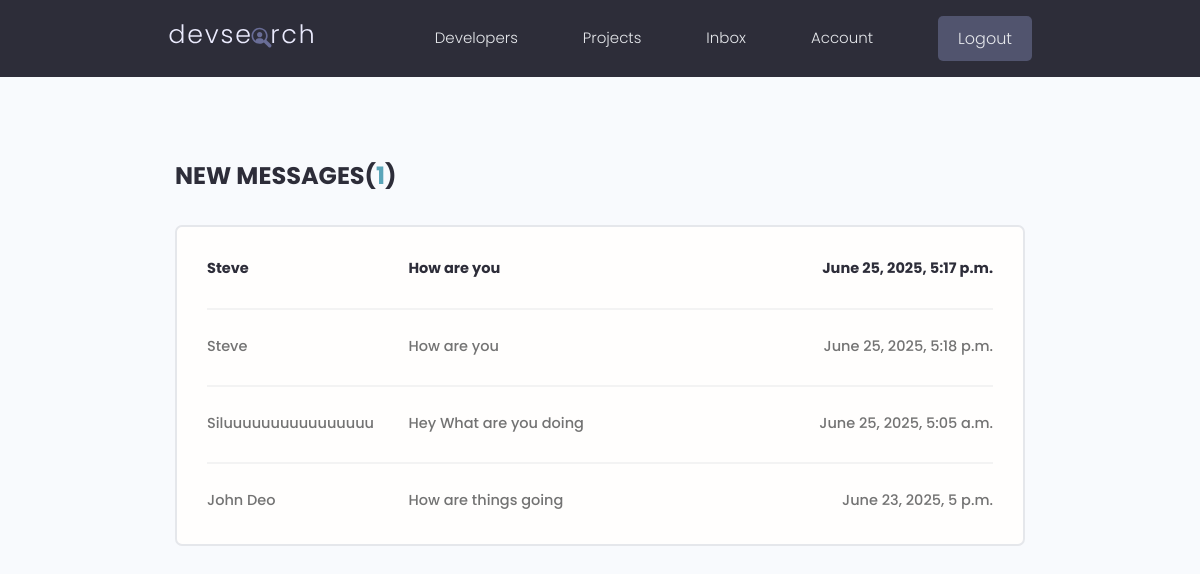
The app's page /inbox/ (signed in), older data.
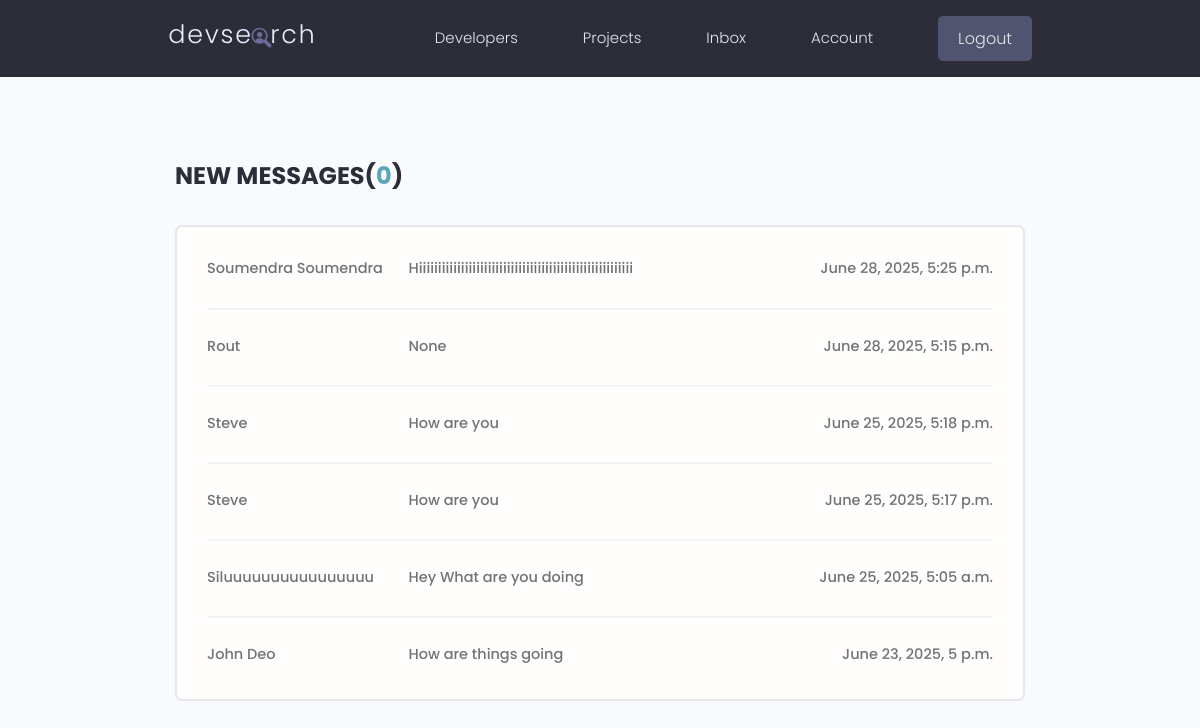
The same page, newer data.
### users/models.py (models this page shows, shortened)
class Message(models.Model):
    sender = models.ForeignKey(Profile,on_delete=models.SET_NULL,null=True,blank=True)
    recipient = models.ForeignKey(Profile,on_delete=models.SET_NULL,null=True,blank=True,related_name="messages")
    name = models.CharField(max_length=200,null=True,blank=True)
    email = models.EmailField(max_length=200,null=True,blank=True)
    subject = models.CharField(max_length=200,null=True,blank=True)
    body = models.TextField()
    is_read = models.BooleanField(default=False, null=True)
    created = models.DateTimeField(auto_now_add=True)
    id = models.UUIDField(default=uuid.uuid4, unique=True,primary_key=True,editable=False)
    class Meta:
        ordering = ['is_read','-created']

### users/views.py (the view)
# urls.py: path('inbox/',views.inbox,name="inbox"),
@login_required(login_url='login')
def inbox(request):
    profile = request.user.profile
    messageRequests = profile.messages.all()
    unreadCount = messageRequests.filter(is_read=False).count()
    context = {'messageRequests': messageRequests, 'unreadCount': unreadCount}
    return render(request, 'users/inbox.html', context)

### users/templates/users/inbox.html
{% extends 'main.html' %}
{% block content %}
<main class="inbox my-xl">
  <div class="content-box">
    <h3 class="inbox__title">New Messages(<span>{{unreadCount}}</span>)</h3>
    <ul class="messages">
      {% for message in messageRequests %}
      {% if message.is_read == False %}
      <li class="message message--unread">
        {% else %}
      <li class="message">
        {% endif %}
        <a href="{% url 'message' message.id %}">
          <span class="message__author">{{message.name}}</span>
          <span class="message__subject">{{message.subject}}</span>
          <span class="message__date">{{message.created}}</span>
        </a>
      </li>
      {% endfor %}
    </ul>
  </div>
</main>
{% endblock content %}

Row changes from the older to the newer data that the page shows:
added Message: name "Soumendra Soumendra", subject "Hiiiiiiiiiiiiiiiiiiiiiiiiiiiiiiiiiiiiiiiiiiiiiiiiiiiiiiii", created "June 28, 2025, 5:25 p.m."
added Message: name "Rout", subject "None", created "June 28, 2025, 5:15 p.m."
shown differently, row unchanged: Message "June 25, 2025, 5:18 p.m.": moves up the list
changed Message "June 25, 2025, 5:17 p.m.": is_read False → True (drawn)
Text that changed along with them:
{{ unreadCount }}: "1" → "0"
